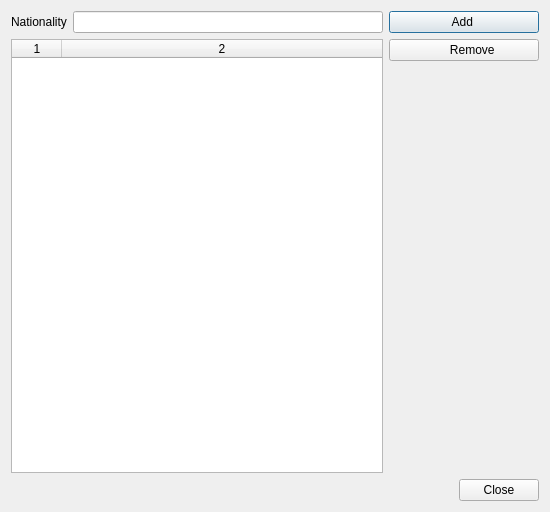
<?xml version="1.0" encoding="UTF-8"?>
<ui version="4.0">
 <class>NationalityDialog</class>
 <widget class="QDialog" name="NationalityDialog">
  <property name="windowModality">
   <enum>Qt::WindowModal</enum>
  </property>
  <property name="geometry">
   <rect>
    <x>0</x>
    <y>0</y>
    <width>550</width>
    <height>512</height>
   </rect>
  </property>
  <property name="minimumSize">
   <size>
    <width>550</width>
    <height>350</height>
   </size>
  </property>
  <property name="windowTitle">
   <string>Nationalities</string>
  </property>
  <property name="windowIcon">
   <iconset resource="resources.qrc">
    <normaloff>:/svg/grey/database.svg</normaloff>:/svg/grey/database.svg</iconset>
  </property>
  <layout class="QVBoxLayout" name="verticalLayout">
   <item>
    <layout class="QHBoxLayout" name="horizontalLayout">
     <item>
      <layout class="QVBoxLayout" name="verticalLayout_3">
       <item>
        <layout class="QHBoxLayout" name="horizontalLayout_2">
         <item>
          <widget class="QLabel" name="label">
           <property name="text">
            <string>Nationality</string>
           </property>
          </widget>
         </item>
         <item>
          <widget class="QLineEdit" name="nationalityEdit"/>
         </item>
        </layout>
       </item>
       <item>
        <widget class="QTableWidget" name="nationalityTableWidget">
         <property name="alternatingRowColors">
          <bool>true</bool>
         </property>
         <property name="selectionMode">
          <enum>QAbstractItemView::ExtendedSelection</enum>
         </property>
         <property name="selectionBehavior">
          <enum>QAbstractItemView::SelectRows</enum>
         </property>
         <property name="verticalScrollMode">
          <enum>QAbstractItemView::ScrollPerPixel</enum>
         </property>
         <property name="horizontalScrollMode">
          <enum>QAbstractItemView::ScrollPerPixel</enum>
         </property>
         <property name="columnCount">
          <number>2</number>
         </property>
         <attribute name="horizontalHeaderDefaultSectionSize">
          <number>50</number>
         </attribute>
         <attribute name="horizontalHeaderStretchLastSection">
          <bool>true</bool>
         </attribute>
         <column/>
         <column/>
        </widget>
       </item>
      </layout>
     </item>
     <item>
      <layout class="QVBoxLayout" name="verticalLayout_2">
       <item>
        <widget class="QPushButton" name="addNationalityButton">
         <property name="minimumSize">
          <size>
           <width>150</width>
           <height>0</height>
          </size>
         </property>
         <property name="cursor">
          <cursorShape>PointingHandCursor</cursorShape>
         </property>
         <property name="text">
          <string>Add </string>
         </property>
        </widget>
       </item>
       <item>
        <widget class="QPushButton" name="removeNationalityButton">
         <property name="minimumSize">
          <size>
           <width>150</width>
           <height>0</height>
          </size>
         </property>
         <property name="cursor">
          <cursorShape>PointingHandCursor</cursorShape>
         </property>
         <property name="text">
          <string>     Remove</string>
         </property>
        </widget>
       </item>
       <item>
        <spacer name="verticalSpacer">
         <property name="orientation">
          <enum>Qt::Vertical</enum>
         </property>
         <property name="sizeHint" stdset="0">
          <size>
           <width>20</width>
           <height>40</height>
          </size>
         </property>
        </spacer>
       </item>
      </layout>
     </item>
    </layout>
   </item>
   <item>
    <widget class="QDialogButtonBox" name="buttonBox">
     <property name="orientation">
      <enum>Qt::Horizontal</enum>
     </property>
     <property name="standardButtons">
      <set>QDialogButtonBox::Close</set>
     </property>
    </widget>
   </item>
  </layout>
 </widget>
 <resources>
  <include location="resources.qrc"/>
 </resources>
 <connections>
  <connection>
   <sender>buttonBox</sender>
   <signal>accepted()</signal>
   <receiver>NationalityDialog</receiver>
   <slot>accept()</slot>
   <hints>
    <hint type="sourcelabel">
     <x>248</x>
     <y>254</y>
    </hint>
    <hint type="destinationlabel">
     <x>157</x>
     <y>274</y>
    </hint>
   </hints>
  </connection>
  <connection>
   <sender>buttonBox</sender>
   <signal>rejected()</signal>
   <receiver>NationalityDialog</receiver>
   <slot>reject()</slot>
   <hints>
    <hint type="sourcelabel">
     <x>316</x>
     <y>260</y>
    </hint>
    <hint type="destinationlabel">
     <x>286</x>
     <y>274</y>
    </hint>
   </hints>
  </connection>
 </connections>
</ui>
